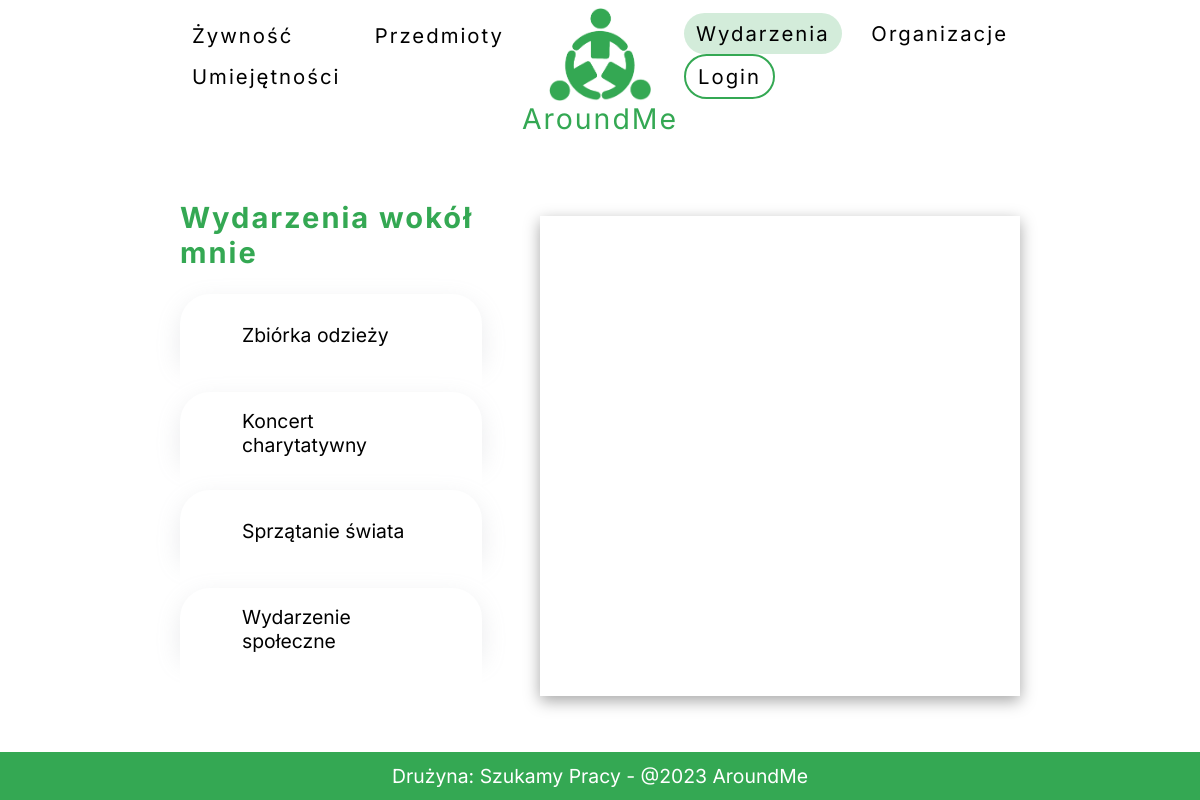
Screenshot of /events/ with the database file from the repository.
### backend/models.py (models this page shows)
class Event(models.Model):
    event_id = models.BigAutoField(primary_key=True)
    creator_id = models.ManyToManyField(Organization, blank=True)
    event_name = models.CharField(max_length=100, blank=True)
    event_description = models.CharField(max_length=500, blank=True)
    event_date = models.DateTimeField()
    event_location = models.CharField(max_length=100, blank=True)
    type_of_event = models.CharField(max_length=30, choices=TITLE_CHOICES, blank=True, null=True)
    main_image = models.ImageField(upload_to='documents/')
    created_at = models.DateTimeField(auto_now_add=True)
    link_do_miejsca_wydarzenia =  models.URLField(max_length = 200, blank=True, null=True)
    x_miejsca = models.FloatField(null=True)
    y_miejsca = models.FloatField(null=True)

### backend/views.py (the view)
# urls.py: path('events/', events, name='events'),
def events(request):
    events = Event.objects.all()
    template = loader.get_template("frontend/events.html")
    context = {
        "events": events,
    }
    return HttpResponse(template.render(context, request))

### frontend/templates/frontend/events.html (shortened to what this page needs)
{% extends 'frontend/base.html' %}
{% block events %}
active
{% endblock %}
{% block content %}
<div id="share-container" class="eventscon">
<div id="lista-wydarze-container">
    <h2>Wydarzenia wokół mnie</h2>
    {% for event in events %}
    <div id="lista{{event.event_name}}" class="lista-wydarze-item">
        <div class="list_event_name">{{ event.event_name }}</div>
    </div>
    <div class="inside" id="inside{{event.event_name}}">
        <br>
        <br>
    </div>
    {% endfor %}
</div>
<div id='map'></div>
</div>
{% endblock content %}

### frontend/static/frontend/style.css (style rules this page uses)
html, body { padding: 0; margin: 0; font-size: 1.1em; font-family: 'Inter', sans-serif; }
h3, h2 { letter-spacing: 2px; color: #34A853 }
#share-container { margin-top: 5vh; width: 100%; }
.eventscon { margin-top: 10vh !important; }
#map { box-shadow: rgba(0, 0, 0, 0.35) 0px 5px 15px; margin-top: 5vh; height: 60vh; width: 40vw; float: right; }
#lista-wydarze-container { width: 40%; float: left; }
.inside { overflow: hidden; height: 0px; transition: all 0.5s ease; background-color: #fff; width: 70%; padding: 2vh 10% 2vh 10% ; }
.list_event_name { width: 80%; }
.lista-wydarze-item { border-top-left-radius: 30px; border-top-right-radius: 30px; transition: all 0.5s ease; cursor: pointer; box-shadow: rgba(149, 157, 165, 0.2) 0px 8px 24px; width: 70%; padding: 2vh 10% 0vh 10% ; height: 50px; display: flex; flex-direction: row; flex-wrap: wrap; justify-content: flex-start; align-items: center; align-content: center; }

### rows the page displays
Event: event_name "Zbiórka odzieży"
Event: event_name "Koncert charytatywny"
Event: event_name "Sprzątanie świata"
Event: event_name "Wydarzenie społeczne"
